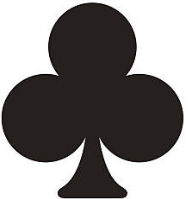
#> input picture FreeCell/Club.png, 190 x 199 px
$ python -i GrayscaleSuits.py   (imports and definitions only)
#> lines starting #> are read from the running program, lines starting #| are printed output that depends on the picture; after the words box and inside, x2 and y2 are one past the last pixel; in counts of white or black regions, pixels touching at a corner belong together
import cv2
import numpy as np
from PIL import Image, ImageDraw

suits = ['Hearts', 'Diamonds', 'Clubs', 'Spades']

def remove_white_background_and_convert_to_grayscale(input_image_path, output_image_path):
    # Read the image
#> called with input_image_path = 'Club.png', output_image_path = 'out.png'
    img = cv2.imread(input_image_path, cv2.IMREAD_UNCHANGED)
#> img is the input picture: shape (199, 190, 4); mean B, G, R, A 129.5, 130.5, 133.8, 255

    grayscale_img = cv2.cvtColor(img, cv2.COLOR_BGR2GRAY)

    # Create a mask to identify white areas
    _, mask = cv2.threshold(grayscale_img, 150, 255, cv2.THRESH_BINARY)
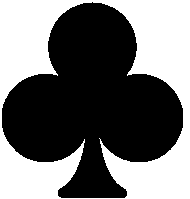
#> mask: shape (199, 190); 44.5% white; 1 white region, box (x1, y1, x2, y2) and area: (0, 0, 190, 199) 16827

    # Invert the mask
    mask = cv2.bitwise_not(mask)
    g = 100
    # filled_img = np.zeros((*mask.shape, 3), dtype=np.uint8)
    # filled_img[mask != 0] = (g,g,g)

    filled_img = np.zeros((*mask.shape, 4), dtype=np.uint8)
    # Set the alpha channel values based on the mask
    filled_img[:, :, 3] = mask  # Set alpha values based on the mask

    # Convert the color to the appropriate format (BGR)
    bgr_color = (g,g,g)  # Reverse the RGB tuple to BGR for OpenCV

    # Fill the RGB channels with the specified color
    filled_img[:, :, :3] = bgr_color

    # # Apply the mask to the original image
    # img_without_white_bg = cv2.bitwise_and(grayscale_img, grayscale_img, mask=mask)


    # Save the resulting image
    cv2.imwrite(output_image_path, filled_img)


# [4 lines not run here, left out]

# [8 lines of commented-out code are left out]

>>> result = remove_white_background_and_convert_to_grayscale('Club.png', 'out.png')

$ run again, on FreeCell/Diamond.png
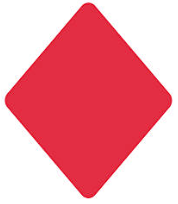
#> input picture FreeCell/Diamond.png, 178 x 204 px
#> in remove_white_background_and_convert_to_grayscale, img is the input picture: shape (204, 178, 4); mean B, G, R, A 162.8, 152, 240.9, 255
#> in remove_white_background_and_convert_to_grayscale, `grayscale_img = cv2.cvtColor(img, cv2.COLOR_BGR2GRAY)`:
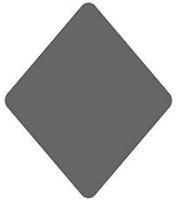
#> grayscale_img: shape (204, 178); min 60, max 255, mean 180
#> in remove_white_background_and_convert_to_grayscale, `_, mask = cv2.threshold(grayscale_img, 150, 255, cv2.THRESH_BINARY)`:
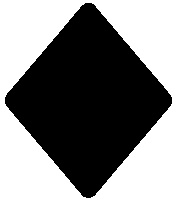
#> mask: shape (204, 178); 51.3% white; 1 black region, box (x1, y1, x2, y2) and area: (5, 3, 172, 198) 17686
